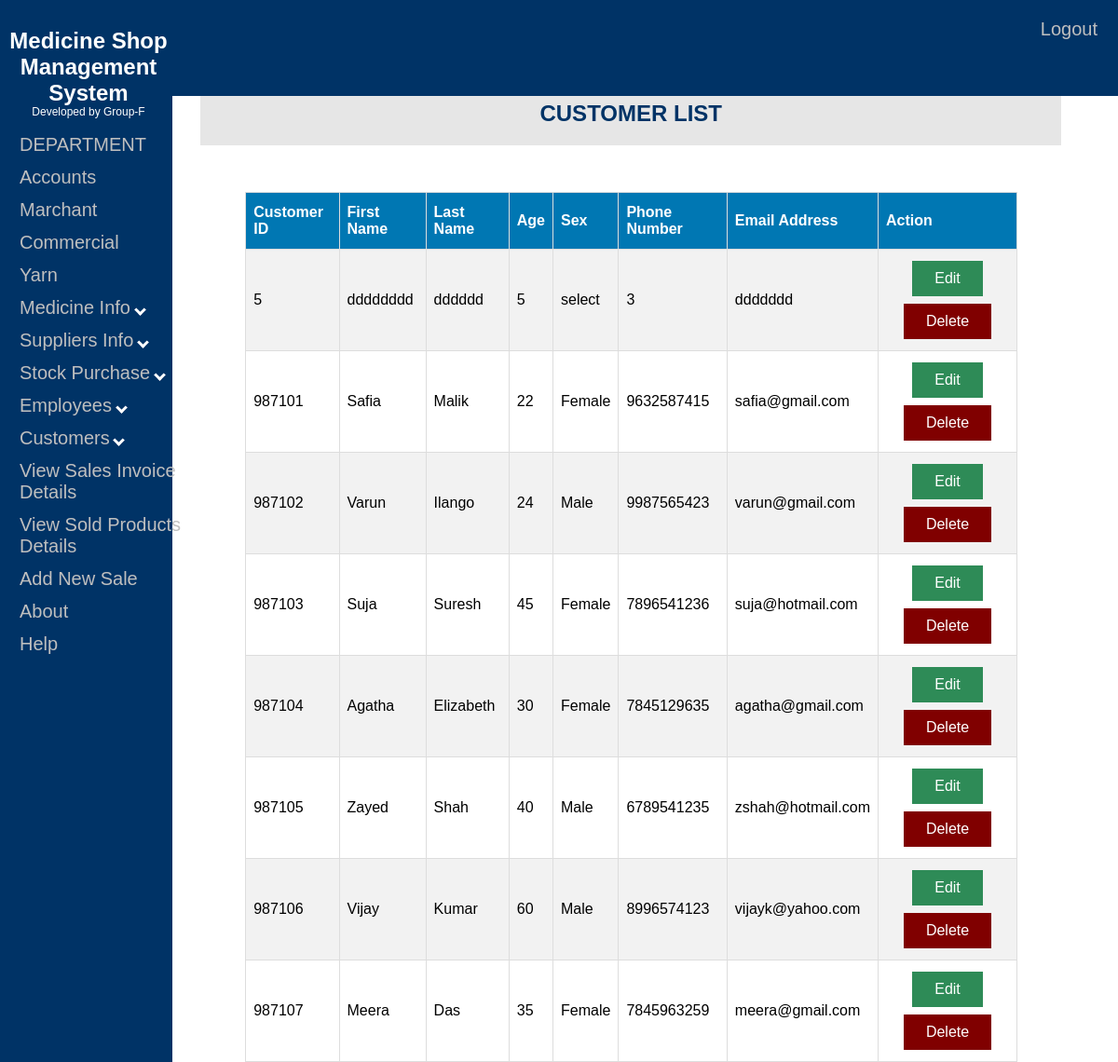
The app's page /customer-view.php with its own data.
### tables this page shows
CREATE TABLE `customer` (
  `C_ID` decimal(6,0) NOT NULL,
  `C_FNAME` varchar(30) NOT NULL,
  `C_LNAME` varchar(30) DEFAULT NULL,
  `C_AGE` int(11) NOT NULL,
  `C_SEX` varchar(6) NOT NULL,
  `C_PHNO` decimal(10,0) NOT NULL,
  `C_MAIL` varchar(40) DEFAULT NULL
);

### customer-view.php (the view, shortened to what this page needs)
<!DOCTYPE html>
<html>
<head>
<link rel="stylesheet" type="text/css" href="nav2.css">
<link rel="stylesheet" type="text/css" href="table1.css">
</head>
<body>
<?php require('commom.php'); ?>
	<div class="topnav">
		<a href="logout.php">Logout</a>
	</div>
	<center>
	<div class="head">
	<h2>  CUSTOMER LIST</h2>
	</div>
	</center>
	<table align="right" id="table1" style="margin-right:100px;">
		<tr>
			<th>Customer ID</th>
			<th>First Name</th>
			<th>Last Name</th>
			<th>Age</th>
			<th>Sex</th>
			<th>Phone Number</th>
			<th>Email Address</th>
			<th>Action</th>
		</tr>
	<?php
	include "config.php";
	$sql = "SELECT c_id,c_fname,c_lname,c_age,c_sex,c_phno,c_mail FROM customer";
	$result = $conn->query($sql);
	if ($result->num_rows > 0) {
		while($row = $result->fetch_assoc()) {
		echo "<tr>";
			echo "<td>" . $row["c_id"]. "</td>";
			echo "<td>" . $row["c_fname"] . "</td>";
			echo "<td>" . $row["c_lname"]. "</td>";
			echo "<td>" . $row["c_age"]. "</td>";
			echo "<td>" . $row["c_sex"] . "</td>";
			echo "<td>" . $row["c_phno"]. "</td>";
			echo "<td>" . $row["c_mail"]. "</td>";
			echo "<td align=center>";
				echo "<a class='button1 edit-btn' href=customer-update.php?id=".$row['c_id'].">Edit</a>";
				echo "<a class='button1 del-btn' href=customer-delete.php?id=".$row['c_id'].">Delete</a>";
			echo "</td>";
		echo "</tr>";
		}
	echo "</table>";
	}
	?>
</body>
</html>

### nav2.css (style rules this page uses)
.topnav { overflow: hidden; background-color: #003366; margin:0px; vertical-align:top; width: 100%; height:9%; position: fixed; x-index: 1; top: 0; left: 0; }
.topnav a { float: right; text-align: center; padding: 20px 22px; text-decoration: none; font-size: 20px; font-family:Arial; color: #bfbfbf; display: block; border: none; background: none; cursor: pointer; outline: none; }
div.head { width:78%; font-family:Arial; background-color:#e6e6e6; color:#003366; float:right; margin-top:80px; margin-right:53px; margin-left:0px; top: 0; right: 0; overflow:hidden; }

### table1.css (style rules this page uses)
#table1 { font-family: Arial; border-collapse: collapse; margin-top:50px; margin-right:25px; width: 70%; overflow:auto; }
#table1 td, #table1 th { border: 1px solid #ddd; padding: 8px; }
#table1 tr:nth-child(even) { background-color: #f2f2f2; }
#table1 th { padding-top: 12px; padding-bottom: 12px; text-align: left; background-color: #0077b3; color: white; }
.button1 { border:none; color: white; padding: 10px 24px; text-align: center; text-decoration: none; display: inline-block; margin: 4px 2px; cursor: pointer; }
.edit-btn { background-color:#2E8B57; }
.del-btn { background-color:#800000; }

### records on screen
customer: C_ID "5", C_FNAME "dddddddd", C_LNAME "dddddd", C_AGE "5", C_SEX "select", C_PHNO "3", C_MAIL "ddddddd"
customer: C_ID "987101", C_FNAME "Safia", C_LNAME "Malik", C_AGE "22", C_SEX "Female", C_PHNO "9632587415", C_MAIL "safia@gmail.com"
customer: C_ID "987102", C_FNAME "Varun", C_LNAME "Ilango", C_AGE "24", C_SEX "Male", C_PHNO "9987565423", C_MAIL "varun@gmail.com"
customer: C_ID "987103", C_FNAME "Suja", C_LNAME "Suresh", C_AGE "45", C_SEX "Female", C_PHNO "7896541236", C_MAIL "suja@hotmail.com"
customer: C_ID "987104", C_FNAME "Agatha", C_LNAME "Elizabeth", C_AGE "30", C_SEX "Female", C_PHNO "7845129635", C_MAIL "agatha@gmail.com"
customer: C_ID "987105", C_FNAME "Zayed", C_LNAME "Shah", C_AGE "40", C_SEX "Male", C_PHNO "6789541235", C_MAIL "zshah@hotmail.com"
customer: C_ID "987106", C_FNAME "Vijay", C_LNAME "Kumar", C_AGE "60", C_SEX "Male", C_PHNO "8996574123", C_MAIL "vijayk@yahoo.com"
customer: C_ID "987107", C_FNAME "Meera", C_LNAME "Das", C_AGE "35", C_SEX "Female", C_PHNO "7845963259", C_MAIL "meera@gmail.com"
